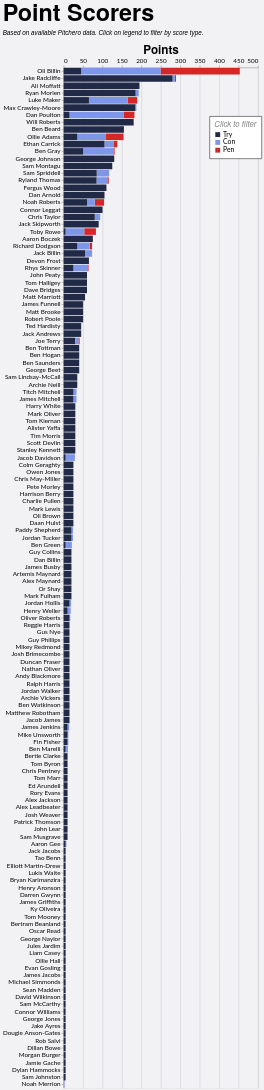

The specification (Vega-Lite) saved for this image:
### Vega-Lite specification from a JSON file in a GitHub repository (floating-point values rounded to 4 significant figures; data arrays with more than 128 entries replaced by an {"elided": "..."} marker saying what was removed)
{"config": {"axis": {"labelFont": "Lato, sans-serif", "titleFont": "PT Sans Narrow, Helvetica Neue, Helvetica, Arial, sans-serif", "labelFontSize": 13, "titleFontSize": 24, "gridColor": "#202947", "gridOpacity": 0.2}, "header": {"labelFont": "PT Sans Narrow, Helvetica Neue, Helvetica, Arial, sans-serif", "titleFont": "PT Sans Narrow, Helvetica Neue, Helvetica, Arial, sans-serif", "labelFontSize": 24, "titleFontSize": 28, "labelFontWeight": "bold", "orient": "left"}, "legend": {"labelFont": "Lato, sans-serif", "titleFont": "PT Sans Narrow, Helvetica Neue, Helvetica, Arial, sans-serif", "labelFontSize": 14, "titleFontSize": 16, "titlePadding": 5, "fillColor": "white", "strokeColor": "black", "padding": 10, "titleFontWeight": "lighter", "titleFontStyle": "italic", "titleColor": "gray", "offset": 10}, "title": {"font": "PT Sans Narrow, Helvetica Neue, Helvetica, Arial, sans-serif", "fontSize": 48, "fontWeight": "bold", "anchor": "start", "align": "center", "titlePadding": 20, "subtitlePadding": 10, "subtitleFontSize": 13, "subtitleColor": "", "subtitleFontStyle": "italic", "offset": 15, "color": "black"}, "axisX": {"labelAngle": 0}, "facet": {"title": null, "header": null, "align": {"row": "each", "column": "each"}}, "resolve": {"scale": {"y": "independent", "facet": "independent"}}, "background": "#f2f1f4"}, "data": {"name": "data-a9e2e6e28b5a5e4caa05c2cfb174e343"}, "mark": {"type": "bar"}, "encoding": {"color": {"field": "event", "legend": {"legendX": 300, "legendY": 100, "orient": "none", "title": "Click to filter"}, "scale": {"domain": ["Try", "Con", "Pen"], "range": ["#202946", "#7d96e8", "#d62728"]}, "type": "nominal"}, "order": {"field": "event_sort", "sort": "ascending", "type": "quantitative"}, "tooltip": [{"field": "player", "title": "Player", "type": "nominal"}, {"field": "event", "title": "Type", "type": "nominal"}, {"aggregate": "sum", "field": "count", "title": "Count", "type": "quantitative"}, {"aggregate": "sum", "field": "Points", "title": "Points", "type": "quantitative"}, {"aggregate": "sum", "field": "A", "title": "Games", "type": "quantitative"}], "x": {"aggregate": "sum", "axis": {"orient": "top", "title": "Points"}, "field": "Points", "type": "quantitative"}, "y": {"field": "player", "sort": "-x", "title": null, "type": "nominal"}}, "height": {"step": 15}, "params": [{"name": "param_1", "select": {"type": "point", "fields": ["event"]}, "bind": "legend"}], "title": {"text": "Point Scorers", "subtitle": "Based on available Pitchero data. Click on legend to filter by score type."}, "transform": [{"filter": {"param": "param_1"}}, {"calculate": "datum.event == 'Try' ? 1 : datum.event == 'Con' ? 2 : datum.event == 'Pen' ? 3 : 4", "as": "event_sort"}], "width": 400, "$schema": "https://vega.github.io/schema/vega-lite/v5.20.1.json", "datasets": {"data-a9e2e6e28b5a5e4caa05c2cfb174e343": {"elided": "438 records"}}}
